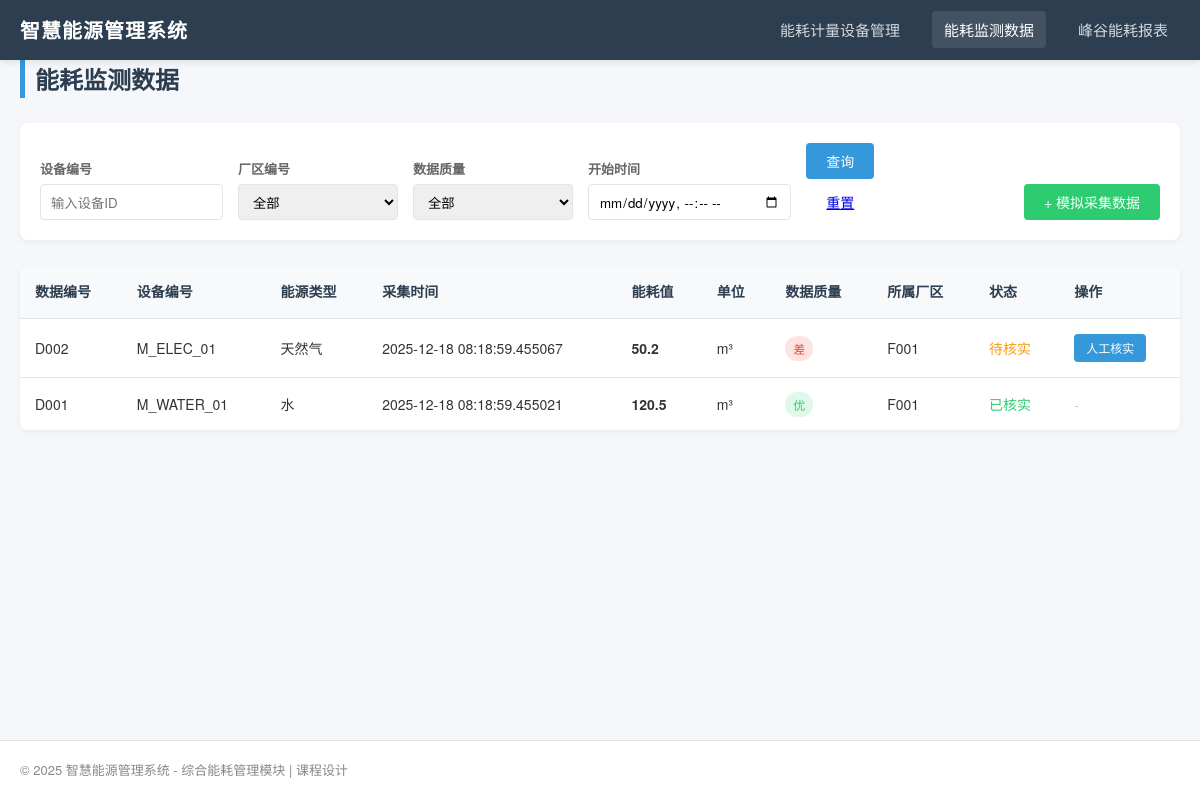
The page /energy/monitor_data on the database its author committed.
### backend/models.py (models this page shows, shortened)
class EnergyMonitor(db.Model):
    __tablename__ = "energy_monitor"
    data_id = db.Column(db.String(30), primary_key=True)
    meter_id = db.Column(db.String(20), db.ForeignKey("energy_meter.meter_id"), nullable=False)
    collect_time = db.Column(db.DateTime, nullable=False)
    energy_value = db.Column(db.Float, nullable=False)
    unit = db.Column(db.String(10), nullable=False)
    data_quality = db.Column(db.Enum("优", "良", "中", "差"), default="良")
    factory_id = db.Column(db.String(20), nullable=False)
    is_verified = db.Column(db.Boolean, default=False)
    peak_valley = db.relationship("PeakValleyEnergy", backref="monitor_data", lazy=True, uselist=False)

class EnergyMeter(db.Model):
    __tablename__ = "energy_meter"
    meter_id = db.Column(db.String(20), primary_key=True, comment="设备编号")
    factory_id = db.Column(db.String(20), db.ForeignKey("factory_area.factory_id"), nullable=False, comment="所属厂区编号")
    energy_type = db.Column(db.Enum("水", "蒸汽", "天然气"), nullable=False, comment="能源类型")
    install_location = db.Column(db.String(100), nullable=False, comment="安装位置")
    pipe_spec = db.Column(db.String(20), comment="管径规格")
    comm_protocol = db.Column(db.Enum("RS485", "Lora"), nullable=False, comment="通讯协议")
    run_status = db.Column(db.Enum("正常", "故障"), default="正常", comment="运行状态")
    calib_cycle = db.Column(db.Integer, nullable=False, comment="校准周期")
    manufacturer = db.Column(db.String(50), comment="生产厂家")
    create_time = db.Column(db.DateTime, default=datetime.now)
    monitor_datas = db.relationship("EnergyMonitor", backref="meter", lazy=True)

### backend/routes/energy_routes.py (the view)
@energy_bp.route('/monitor_data')
def monitor_data():
    meter_id = request.args.get('meter_id')
    factory_id = request.args.get('factory_id')
    quality = request.args.get('data_quality')
    start_time = request.args.get('start_time')
    factories = [f.factory_id for f in FactoryArea.query.all()]
    query = EnergyMonitor.query
    if meter_id:
        query = query.filter(EnergyMonitor.meter_id.like(f"%{meter_id}%"))
    if factory_id:
        query = query.filter_by(factory_id=factory_id)
    if quality:
        query = query.filter_by(data_quality=quality)
    if start_time:
        try:
            dt = datetime.strptime(start_time, "%Y-%m-%dT%H:%M")
            query = query.filter(EnergyMonitor.collect_time >= dt)
        except:
            pass
    datas = query.order_by(EnergyMonitor.collect_time.desc()).all()
    filters = {
        "meter_id": meter_id, "factory_id": factory_id,
        "data_quality": quality, "start_time": start_time
    }
    return render_template('monitor_data.html', monitor_datas=datas, factories=factories, filters=filters)

### frontend/templates/monitor_data.html (shortened to what this page needs)
{% extends "base.html" %}
{% block content %}
    <h1 class="page-title">能耗监测数据</h1>
    <div class="filter-bar">
        <div class="filter-item">
            <label>设备编号</label>
            <input type="text" id="s_meter_id" placeholder="输入设备ID" value="{{ filters.meter_id or '' }}">
        </div>
        <div class="filter-item">
            <label>厂区编号</label>
            <select id="s_factory_id">
                <option value="">全部</option>
            </select>
        </div>
        <div class="filter-item">
            <label>数据质量</label>
            <select id="s_data_quality">
                <option value="">全部</option>
            </select>
        </div>
        <div class="filter-item">
            <label>开始时间</label>
            <input type="datetime-local" id="s_start_time" value="{{ filters.start_time or '' }}">
        </div>
        <div class="filter-item">
            <button class="btn btn-primary" onclick="filterMonitorData()">查询</button>
            <a href="{{ url_for('energy.monitor_data') }}" class="btn">重置</a>
        </div>
        <div class="filter-item" style="margin-left: auto;">
             <button class="btn btn-success" onclick="simulateCollection()">+ 模拟采集数据</button>
        </div>
    </div>
    <div class="table-responsive">
        <table class="data-table">
            <thead>
                <tr>
                    <th>数据编号</th>
                    <th>设备编号</th>
                    <th>能源类型</th>
                    <th>采集时间</th>
                    <th>能耗值</th>
                    <th>单位</th>
                    <th>数据质量</th>
                    <th>所属厂区</th>
                    <th>状态</th>
                    <th>操作</th>
                </tr>
            </thead>
            <tbody>
                {% if monitor_datas %}
                    {% for data in monitor_datas %}
                    <tr>
                        <td>{{ data.data_id }}</td>
                        <td>{{ data.meter_id }}</td>
                        <td>{{ data.meter.energy_type }}</td>
                        <td>{{ data.collect_time }}</td>
                        <td style="font-weight: bold;">{{ data.energy_value }}</td>
                        <td>{{ data.unit }}</td>
                        <td>
                            {% if data.data_quality == '优' %}
                                <span class="status-badge status-normal">优</span>
                            {% else %}
                                <span class="status-badge status-fault">{{ data.data_quality }}</span>
                            {% endif %}
                        </td>
                        <td>{{ data.factory_id }}</td>
                        <td>
                            {% if data.is_verified %}
                                <span style="color: var(--success-color);">已核实</span>
                            {% else %}
                                <span style="color: #f39c12;">待核实</span>
                            {% endif %}
                        </td>
                        <td>
                            {% if not data.is_verified and data.data_quality in ['中', '差'] %}
                                <button class="btn btn-primary btn-sm" onclick="verifyData('{{ data.data_id }}')">人工核实</button>
                            {% else %}
                                <span style="color:#ccc;">-</span>
                            {% endif %}
                        </td>
                    </tr>
                    {% endfor %}
                {% else %}
                    <tr><td colspan="10" style="text-align: center; color: #999;">暂无监测数据</td></tr>
                {% endif %}
            </tbody>
        </table>
    </div>
{% endblock %}

### frontend/templates/base.html (shortened to what this page needs)
<!DOCTYPE html>
<html lang="zh-CN">
<head>
    <link rel="stylesheet" href="{{ url_for('static', filename='css/style.css') }}">
</head>
<body>
    <nav class="navbar">
        <div class="container">
            <div class="logo">智慧能源管理系统</div>
            <ul class="nav-menu">
                <li><a href="{{ url_for('energy.meter_manage') }}" class="{{ 'active' if request.endpoint == 'energy.meter_manage' else '' }}">能耗计量设备管理</a></li>
                <li><a href="{{ url_for('energy.monitor_data') }}" class="{{ 'active' if request.endpoint == 'energy.monitor_data' else '' }}">能耗监测数据</a></li>
                <li><a href="{{ url_for('energy.peak_valley') }}" class="{{ 'active' if request.endpoint == 'energy.peak_valley' else '' }}">峰谷能耗报表</a></li>
            </ul>
        </div>
    </nav>
    <main class="container">
        {% block content %}{% endblock %}
    </main>
    <footer class="footer">
        <div class="container">
            <p>© 2025 智慧能源管理系统 - 综合能耗管理模块 | 课程设计</p>
        </div>
    </footer>
</body>
</html>

### frontend/static/css/style.css (style rules this page uses)
:root { --primary-color: #3498db; --secondary-color: #2c3e50; --success-color: #2ecc71; --warning-color: #f1c40f; --danger-color: #e74c3c; --light-bg: #f5f7fa; --border-color: #e1e4e8; --text-color: #333; }
* { margin: 0; padding: 0; box-sizing: border-box; font-family: "Microsoft YaHei", "Helvetica Neue", Arial, sans-serif; }
body { background-color: var(--light-bg); color: var(--text-color); line-height: 1.6; }
.container { width: 100%; max-width: 1200px; margin: 0 auto; padding: 0 20px; }
.navbar { background-color: var(--secondary-color); color: #fff; height: 60px; box-shadow: 0 2px 8px rgba(0,0,0,0.1); position: sticky; top: 0; z-index: 100; }
.navbar .container { display: flex; justify-content: space-between; align-items: center; height: 100%; }
.logo { font-size: 20px; font-weight: 700; letter-spacing: 1px; }
.nav-menu { display: flex; list-style: none; gap: 20px; }
.nav-menu a { color: rgba(255, 255, 255, 0.8); text-decoration: none; font-size: 15px; padding: 8px 12px; border-radius: 4px; transition: all 0.3s; }
.nav-menu a.active, .nav-menu a:hover { color: #fff; background-color: rgba(255, 255, 255, 0.1); }
main { padding: 30px 0; min-height: calc(100vh - 120px); }
.page-title { font-size: 24px; color: var(--secondary-color); margin-bottom: 25px; padding-left: 10px; border-left: 5px solid var(--primary-color); }
.filter-bar { background-color: #fff; padding: 20px; border-radius: 8px; box-shadow: 0 2px 6px rgba(0,0,0,0.05); margin-bottom: 25px; display: flex; flex-wrap: wrap; gap: 15px; align-items: flex-end; }
.filter-item { display: flex; flex-direction: column; gap: 5px; }
.filter-item label { font-size: 13px; color: #666; font-weight: 600; }
.filter-item select, .filter-item input { height: 36px; padding: 0 10px; border: 1px solid var(--border-color); border-radius: 4px; min-width: 160px; outline: none; }
.btn { height: 36px; padding: 0 20px; border: none; border-radius: 4px; cursor: pointer; font-size: 14px; font-weight: 500; transition: all 0.2s; display: inline-flex; align-items: center; justify-content: center; }
.btn-primary { background-color: var(--primary-color); color: #fff; }
.btn-success { background-color: var(--success-color); color: #fff; }
.btn-sm { height: 28px; padding: 0 12px; font-size: 12px; }
.table-responsive { overflow-x: auto; background: #fff; border-radius: 8px; box-shadow: 0 2px 6px rgba(0,0,0,0.05); }
.data-table { width: 100%; border-collapse: collapse; min-width: 800px; }
.data-table th, .data-table td { padding: 15px; text-align: left; border-bottom: 1px solid var(--border-color); font-size: 14px; }
.data-table th { background-color: #f8f9fa; color: var(--secondary-color); font-weight: 600; white-space: nowrap; }
.data-table tr:last-child td { border-bottom: none; }
.status-badge { padding: 4px 8px; border-radius: 12px; font-size: 12px; font-weight: 500; }
.status-normal { background-color: rgba(46, 204, 113, 0.15); color: var(--success-color); }
.status-fault { background-color: rgba(231, 76, 60, 0.15); color: var(--danger-color); }
.footer { background-color: #fff; border-top: 1px solid var(--border-color); color: #888; height: 60px; display: flex; align-items: center; justify-content: center; font-size: 13px; margin-top: auto; }

### rows shown on the page
EnergyMonitor: data_id "D002", meter_id "M_ELEC_01", meter.energy_type "天然气", collect_time "2025-12-18 08:18:59.455067", energy_value "50.2", unit "m³", data_quality "差", factory_id "F001", is_verified "待核实"
EnergyMonitor: data_id "D001", meter_id "M_WATER_01", meter.energy_type "水", collect_time "2025-12-18 08:18:59.455021", energy_value "120.5", unit "m³", data_quality "优", factory_id "F001", is_verified "已核实"
